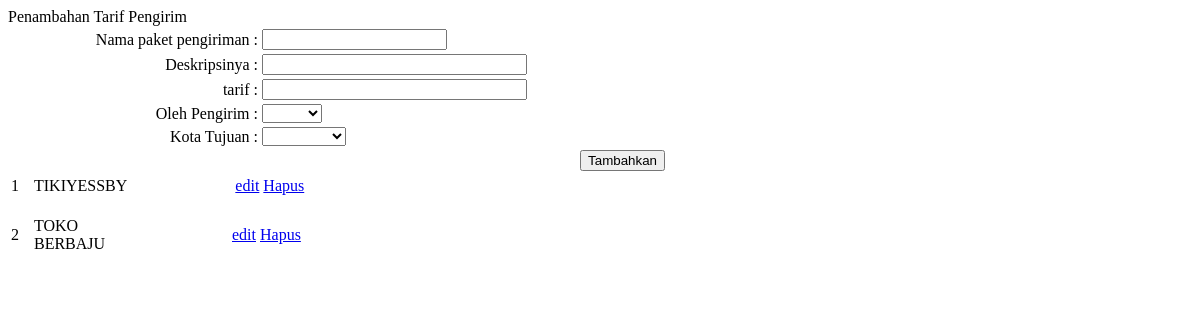
The page /admin/halaman/tarif_pengirim.php on the database as committed earlier.
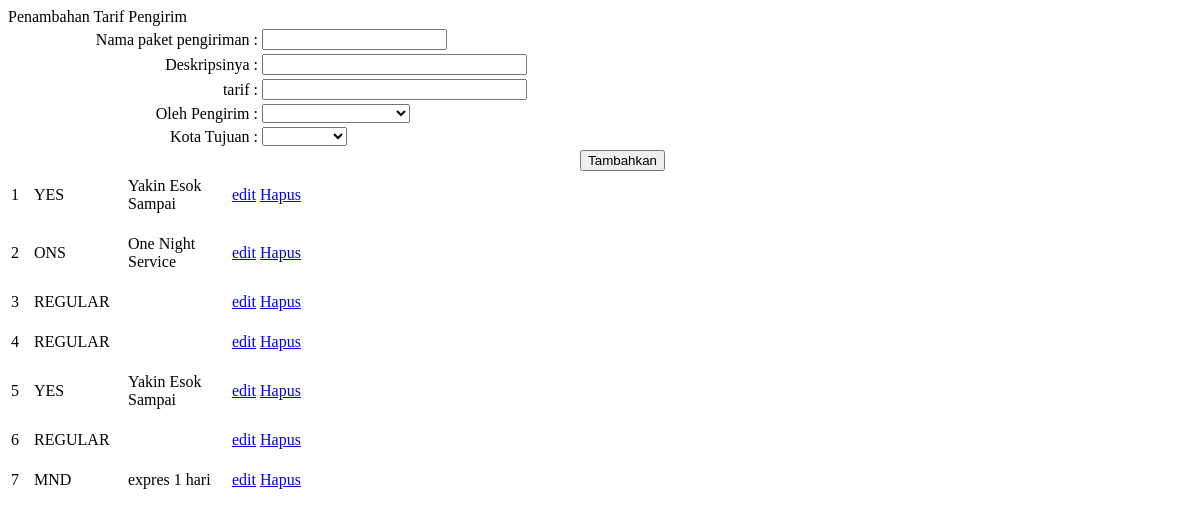
The same page on the database as committed later.
### tables this page shows
CREATE TABLE IF NOT EXISTS `tarif_pengiriman` (
  `no` bigint(20) unsigned NOT NULL AUTO_INCREMENT,
  `nama` varchar(63) NOT NULL DEFAULT '',
  `deskripsi` text NOT NULL,
  `tarif` double NOT NULL DEFAULT '0',
  `oleh_pengirim` bigint(20) unsigned NOT NULL,
  `ke_kota` bigint(20) unsigned NOT NULL,
  PRIMARY KEY (`no`),
  KEY `oleh_pengirim` (`oleh_pengirim`),
  KEY `ke_kota` (`ke_kota`)
);

### admin/halaman/tarif_pengirim.php (the view, shortened to what this page needs)
<html>
    <head>
    </head>
    <body>
        <table bgcolor="white" border="0" width="660px">
            <form action="index.php?halaman=tarif_pengirim" name="form_tambah_pengirim" method="post">
                <tr>
                    <td align="right">
                       Nama paket pengiriman   :
                    </td>
                    <td align="left">
                        <input name="nama" type="text" maxlength="35" size="20" value="<?php echo @$n2 ?>" />
                    </td>
                </tr>
                <tr>
                    <td align="right">
                        Deskripsinya    :
                    </td>
                    <td>
                        <input type="text" name="deskripsi" size="30" maxlength="200" value="<?php echo @$n3 ?>" />
                    </td>
                </tr>
                <tr>
                    <td align="right">
                        tarif    :
                    </td>
                    <td>
                        <input type="text" name="tarif" size="30" maxlength="200" value="<?php echo @$n4 ?>" />
                    </td>
                </tr>
                <tr>
                    <td align="right">
                        Oleh Pengirim    :
                    </td>
                    <td>
                        <select name="olehp">
                        <option value="<?php  ?>"></option>
                        <?php $kue = "SELECT * FROM pengirim";
                        $jalan = mysql_query($kue);
                        while($row = mysql_fetch_assoc($jalan))
                        {
                            ?>
                            <option value="<?php echo $row["no"]; ?>"><?php echo $row["kode"]; ?></option>
                            <?php
                        } ?>"
                        </select>
                    </td>
                </tr>
                <tr>
                    <td align="right">
                        Kota Tujuan    :
                    </td>
                    <td>
                        <select name="kekota">
                        <option value="<?php  ?>"></option>
                        <?php $kue = "SELECT * FROM kota";
                        $jalan = mysql_query($kue);
                        while($row = mysql_fetch_assoc($jalan))
                        {
                            ?>
                            <option value="<?php echo $row["no"]; ?>"><?php echo $row["nama"]; ?></option>
                            <?php
                        } ?>"
                        </select>
                    </td>
                </tr>
                <tr>
                    <td colspan="2" align="right">
                        <input type="submit" name="submit" value="Tambahkan" />
                    </td>
                </tr>
            </form>
        </table>
    </body>
</html>
        <?php
$sqlku = "SELECT * FROM tarif_pengiriman";
$road = mysql_query($sqlku);
while ($row = mysql_fetch_assoc($road)):
?>
<form>
    <table>
        <tr>
            <td width="19px">
                <?php echo $row["no"] ?>
            </td>
            <td width="90px">
                <?php echo $row["nama"] ?>
            </td>
            <td width="100px">
                <?php echo $row["deskripsi"] ?>
            </td>
            <td>
                <a href="index.php?halaman=tarif_pengirim&edit=<?php echo $row["no"] ?>">edit</a>
            </td>
            <td>
                <a href="index.php?halaman=tarif_pengirim&hapus=<?php echo $row["no"] ?>">Hapus</a>
            </td>
        </tr>
    </table>
</form>
<?php
endwhile;

Rows that differ between the two databases and show on the page:
changed tarif_pengiriman id 1: nama "TIKIYESSBY" → "YES"; deskripsi (not shown) → "Yakin Esok Sampai"
changed tarif_pengiriman id 2: nama "TOKO BERBAJU" → "ONS"; deskripsi (not shown) → "One Night Service"
added tarif_pengiriman: no "3", nama "REGULAR"
added tarif_pengiriman: no "4", nama "REGULAR"
added tarif_pengiriman: no "5", nama "YES", deskripsi "Yakin Esok Sampai"
added tarif_pengiriman: no "6", nama "REGULAR"
added tarif_pengiriman: no "7", nama "MND", deskripsi "expres 1 hari"
